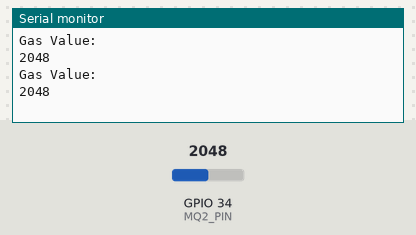
The sketch below on a simulated ESP32. On the bench: the last lines printed to the serial monitor. Inputs (shaded band) come from the test bench; at power-on: GPIO 34 (MQ2_PIN) = 2048.

Above: at 1.8 s.
1.9 s: GPIO 34 (MQ2_PIN) set to 2866
At 2.7 s:
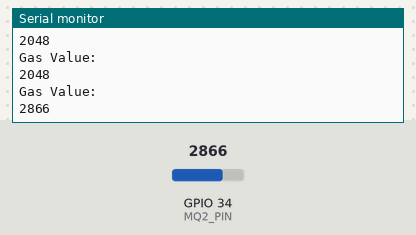
3.4 s: GPIO 34 (MQ2_PIN) set to 3603
At 4.8 s:
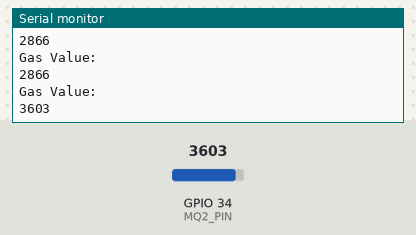
Timing chart, 0 to 6.4 s (numbered marks = the images above; inputs shaded):
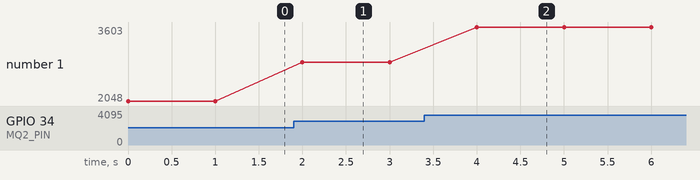

Measured:
- after the input at 1.9 s, the serial monitor: prints a new line after 0.10 s (image 1)
- after the input at 3.4 s, the serial monitor: prints a new line after 0.60 s (image 2)
- plotted number 1: 2048 → 2866 after the input at 1.9 s, 2866 → 3603 after the input at 3.4 s

The sketch:

check_MQ2_gas_sensor.ino
```cpp
#define MQ2_PIN 34

void setup(){
  Serial.begin(9600);
}

void loop(){
  int value = analogRead(MQ2_PIN);

  Serial.println("Gas Value: ");
  Serial.println(value);

  delay(1000);

}
```
